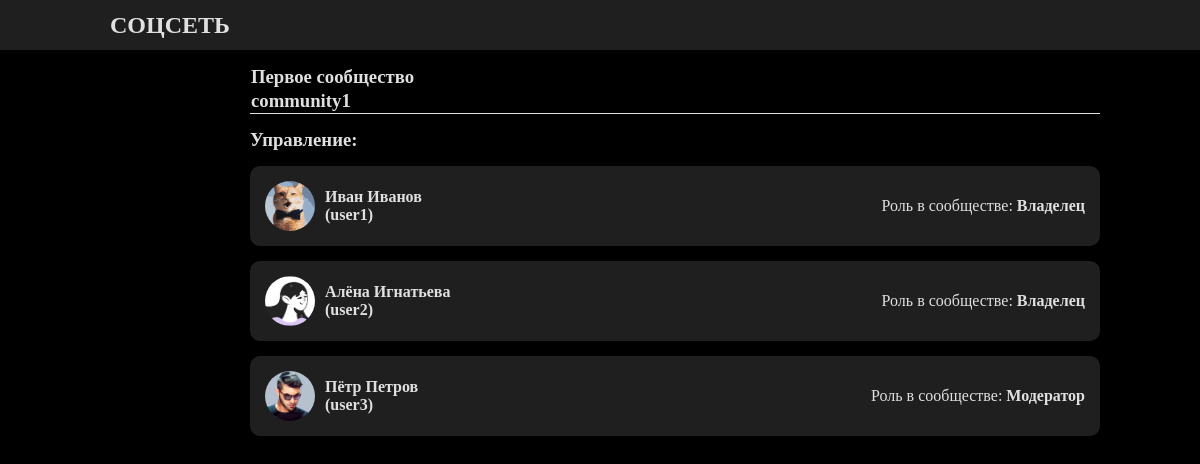
Page /community1/admins/ on the earlier database version.
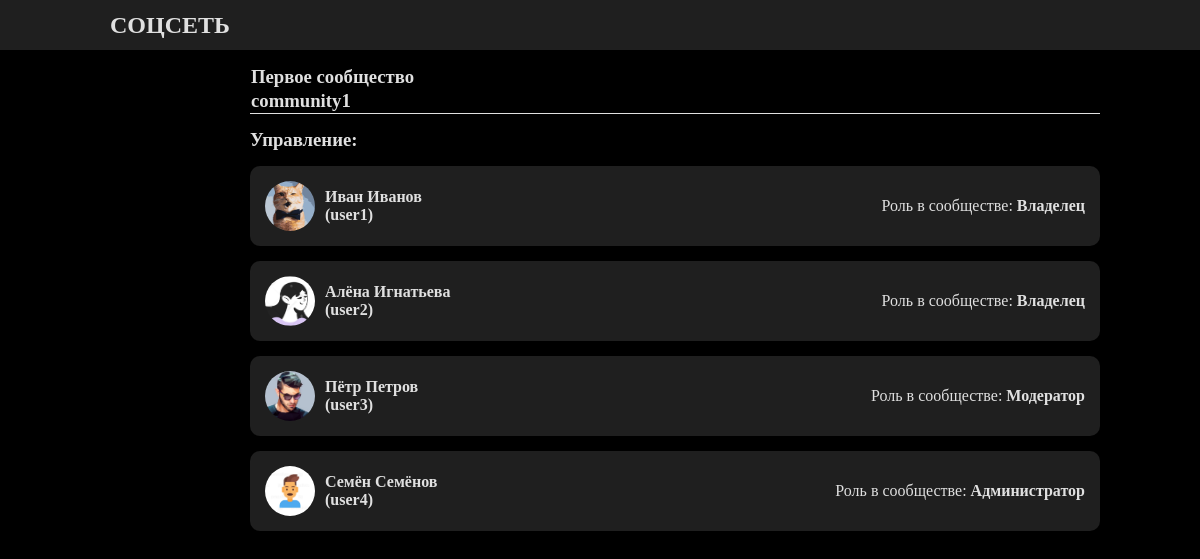
Same page on the later database version.
### socialapp/models.py (models this page shows, shortened)
class Communityadminstration(models.Model):
    community = models.ForeignKey(Community, on_delete=models.CASCADE)
    user = models.ForeignKey(User, on_delete=models.CASCADE)
    role = models.IntegerField(verbose_name='0 - модератор, 1 - администратор, 2 - владелец')

class Profile(models.Model):
    user = models.OneToOneField(User, on_delete=models.CASCADE)
    name = models.CharField(max_length=100, verbose_name='Имя')
    surname = models.CharField(max_length=100, verbose_name='Фамилия')
    secondname = models.CharField(max_length=100, null=True, blank=True, verbose_name='Отчество')
    city = models.ForeignKey(City, on_delete=models.SET_NULL, null=True, blank=True, verbose_name='Город')
    birthdate = models.DateField(null=True, blank=True, verbose_name='Дата рождения')
    avatar = models.ImageField(upload_to=avatar_upload_to, null=True, blank=True, verbose_name='Аватар')
    bio = models.TextField(max_length=500, null=True, blank=True, verbose_name='Информация')
    following = models.ManyToManyField('self', related_name='followers', symmetrical=False, blank=True, verbose_name='Подписки')
    slug = models.SlugField(unique=True, default=None, verbose_name='URL')
    def get_absolute_url(self):
        return reverse('profile', kwargs={'slug': self.slug})

### socialapp/views.py (the view)
# urls.py: path('<slug:slug>/admins/', views.communityadmins, name='communityadmins'),
def communityadmins(req, slug):
    community = Community.objects.get(slug=slug)
    if req.user.username and Communityadminstration.objects.filter(community=community, user_id=req.user.id):
        user_role = Communityadminstration.objects.filter(community=community,
                                                          user_id=req.user.id).values_list('role', flat=True)[0]
    else:
        user_role = -1
    admins = Communityadminstration.objects.filter(community=community)
    paginator = Paginator(admins, 5)
    page_number = req.GET.get("page")
    page_obj = paginator.get_page(page_number)
    return render(req, 'socialapp/admins_list.html', context={"page_obj": page_obj,
                                                               'community': community,
                                                               'admins': admins,
                                                               'user_role': user_role})

### socialapp/models.py (called while the page is built)
    def get_absolute_url(self):
        return reverse('profile', kwargs={'slug': self.slug})

### templates/socialapp/admins_list.html (shortened to what this page needs)
{% extends 'base.html' %}
{% load static %}
{% block css %}
    <link rel="stylesheet" href="{% static 'css/profile.css' %}">
{% endblock css %}
{% block main %}
        <div class="main-div">
                <div class="line-under">
                    <table>
                        <tr>
                            <th colspan="2"><a class="link-inline" href="{{ community.get_absolute_url }}"><h3>{{ community.title }}</h3></a>
                            </th>
                        </tr>
                        <tr class="">
                            <td colspan="2"><h3>{{ community.communityname }}</h3></td>
                        </tr>
                    </table>
                </div>
            <div class="flex-row just-cont-spa-bet"><h3 class="margin-bottom15">Управление:</h3>
            </div>
                    {% for one in page_obj %}
                        <div class="card-simple flex-row just-cont-spa-bet">
                            <a class="link-inline" href="{{ one.user.profile.get_absolute_url }}">
                                <div class="avatar-small"><img src="{{ one.user.profile.avatar.url }}" alt="avatar"></div>
                                <div class="card-user-name">
                                    <div>{{ one.user.profile.name }} {{ one.user.profile.surname }}</div>
                                    <div>({{ one.user.profile.slug }})</div>
                                </div>
                            </a>
                            <div class="card-info flex-col just-cont-end">
                                <div>Роль в сообществе:
                                    {% if one.role == 0 %}
                                        <b>Модератор</b>
                                    {% elif one.role == 1 %}
                                        <b>Администратор</b>
                                    {% elif one.role == 2 %}
                                        <b>Владелец</b>
                                    {% else %}
                                        <b>Подписчик</b>
                                    {% endif %}
                                </div>
                            </div>
                        </div>
                    {% endfor %}
        </div>
{% endblock main %}

Differences in the rows shown:
added Communityadminstration: user.profile.avatar (picture), user.profile.name "Семён", user.profile.surname "Семёнов", user.profile.slug "user4", role "Администратор"
